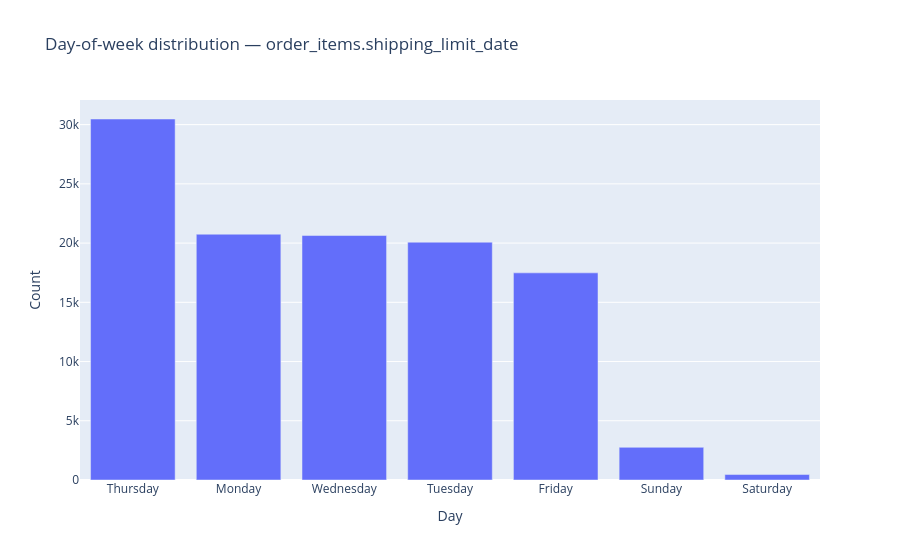

The code cell stored with this chart in its notebook:
### Markdown cell above
## 6.3. EDA — `order_items`

### Code cell
result = run_full_eda("order_items", dataframes.get("order_items"), ['order_id', 'order_item_id'])
if result is not None:
    order_items, order_items_col_types = result

### Figure 1 — Plotly figure (JSON) as saved in the notebook; plotly's stock layout.template omitted (floating-point values rounded to 4 significant figures)
{"data": [{"hovertemplate": "Day=%{x}<br>Count=%{y}<extra></extra>", "legendgroup": "", "marker": {"color": "#636efa", "pattern": {"shape": ""}}, "name": "", "orientation": "v", "showlegend": false, "textposition": "auto", "type": "bar", "x": ["Thursday", "Monday", "Wednesday", "Tuesday", "Friday", "Sunday", "Saturday"], "xaxis": "x", "y": [30476, 20750, 20638, 20079, 17487, 2759, 461], "yaxis": "y"}], "layout": {"barmode": "relative", "legend": {"tracegroupgap": 0}, "title": {"text": "Day-of-week distribution — order_items.shipping_limit_date"}, "xaxis": {"anchor": "y", "domain": [0, 1], "title": {"text": "Day"}}, "yaxis": {"anchor": "x", "domain": [0, 1], "title": {"text": "Count"}}}}
